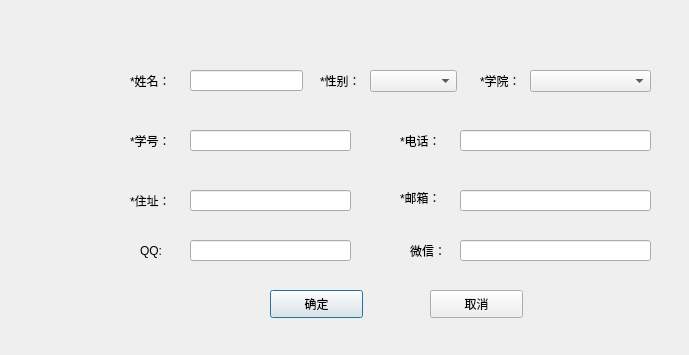
<?xml version="1.0" encoding="UTF-8"?>
<ui version="4.0">
 <class>modifyWindow</class>
 <widget class="QDialog" name="modifyWindow">
  <property name="geometry">
   <rect>
    <x>0</x>
    <y>0</y>
    <width>689</width>
    <height>355</height>
   </rect>
  </property>
  <property name="windowTitle">
   <string>Dialog</string>
  </property>
  <widget class="QWidget" name="widget" native="true">
   <property name="geometry">
    <rect>
     <x>110</x>
     <y>60</y>
     <width>551</width>
     <height>211</height>
    </rect>
   </property>
   <widget class="QLabel" name="stuName">
    <property name="geometry">
     <rect>
      <x>20</x>
      <y>10</y>
      <width>51</width>
      <height>21</height>
     </rect>
    </property>
    <property name="text">
     <string>*姓名：</string>
    </property>
   </widget>
   <widget class="QLineEdit" name="nameEdit">
    <property name="geometry">
     <rect>
      <x>80</x>
      <y>10</y>
      <width>113</width>
      <height>21</height>
     </rect>
    </property>
   </widget>
   <widget class="QLabel" name="label">
    <property name="geometry">
     <rect>
      <x>210</x>
      <y>10</y>
      <width>51</width>
      <height>21</height>
     </rect>
    </property>
    <property name="text">
     <string>*性别：</string>
    </property>
   </widget>
   <widget class="QComboBox" name="sexComboBox">
    <property name="geometry">
     <rect>
      <x>260</x>
      <y>10</y>
      <width>87</width>
      <height>22</height>
     </rect>
    </property>
   </widget>
   <widget class="QLabel" name="label_2">
    <property name="geometry">
     <rect>
      <x>370</x>
      <y>10</y>
      <width>51</width>
      <height>21</height>
     </rect>
    </property>
    <property name="text">
     <string>*学院：</string>
    </property>
   </widget>
   <widget class="QComboBox" name="acaComboBox">
    <property name="geometry">
     <rect>
      <x>420</x>
      <y>10</y>
      <width>121</width>
      <height>22</height>
     </rect>
    </property>
   </widget>
   <widget class="QLabel" name="stuNum">
    <property name="geometry">
     <rect>
      <x>20</x>
      <y>70</y>
      <width>51</width>
      <height>21</height>
     </rect>
    </property>
    <property name="text">
     <string>*学号：</string>
    </property>
   </widget>
   <widget class="QLineEdit" name="numEdit">
    <property name="geometry">
     <rect>
      <x>80</x>
      <y>70</y>
      <width>161</width>
      <height>21</height>
     </rect>
    </property>
   </widget>
   <widget class="QLabel" name="label_3">
    <property name="geometry">
     <rect>
      <x>290</x>
      <y>70</y>
      <width>51</width>
      <height>21</height>
     </rect>
    </property>
    <property name="text">
     <string>*电话：</string>
    </property>
   </widget>
   <widget class="QLineEdit" name="teleEdit">
    <property name="geometry">
     <rect>
      <x>350</x>
      <y>70</y>
      <width>191</width>
      <height>21</height>
     </rect>
    </property>
   </widget>
   <widget class="QLabel" name="label_5">
    <property name="geometry">
     <rect>
      <x>30</x>
      <y>180</y>
      <width>31</width>
      <height>21</height>
     </rect>
    </property>
    <property name="text">
     <string>QQ:</string>
    </property>
   </widget>
   <widget class="QLineEdit" name="QQEdit">
    <property name="geometry">
     <rect>
      <x>80</x>
      <y>180</y>
      <width>161</width>
      <height>21</height>
     </rect>
    </property>
   </widget>
   <widget class="QLabel" name="label_6">
    <property name="geometry">
     <rect>
      <x>300</x>
      <y>180</y>
      <width>41</width>
      <height>21</height>
     </rect>
    </property>
    <property name="text">
     <string>微信：</string>
    </property>
   </widget>
   <widget class="QLineEdit" name="VXEdit">
    <property name="geometry">
     <rect>
      <x>350</x>
      <y>180</y>
      <width>191</width>
      <height>21</height>
     </rect>
    </property>
   </widget>
   <widget class="QLabel" name="label_7">
    <property name="geometry">
     <rect>
      <x>20</x>
      <y>130</y>
      <width>51</width>
      <height>21</height>
     </rect>
    </property>
    <property name="text">
     <string>*住址：</string>
    </property>
   </widget>
   <widget class="QLineEdit" name="addEdit">
    <property name="geometry">
     <rect>
      <x>80</x>
      <y>130</y>
      <width>161</width>
      <height>21</height>
     </rect>
    </property>
   </widget>
   <widget class="QLabel" name="label_8">
    <property name="geometry">
     <rect>
      <x>290</x>
      <y>130</y>
      <width>51</width>
      <height>16</height>
     </rect>
    </property>
    <property name="text">
     <string>*邮箱：</string>
    </property>
   </widget>
   <widget class="QLineEdit" name="emailEdit">
    <property name="geometry">
     <rect>
      <x>350</x>
      <y>130</y>
      <width>191</width>
      <height>21</height>
     </rect>
    </property>
   </widget>
  </widget>
  <widget class="QPushButton" name="OKbtn">
   <property name="geometry">
    <rect>
     <x>270</x>
     <y>290</y>
     <width>93</width>
     <height>28</height>
    </rect>
   </property>
   <property name="text">
    <string>确定</string>
   </property>
  </widget>
  <widget class="QPushButton" name="cancelBtn">
   <property name="geometry">
    <rect>
     <x>430</x>
     <y>290</y>
     <width>93</width>
     <height>28</height>
    </rect>
   </property>
   <property name="text">
    <string>取消</string>
   </property>
  </widget>
  <widget class="QLabel" name="label_4">
   <property name="geometry">
    <rect>
     <x>0</x>
     <y>0</y>
     <width>691</width>
     <height>361</height>
    </rect>
   </property>
   <property name="text">
    <string/>
   </property>
   <property name="pixmap">
    <pixmap resource="photo.qrc">:/new/prefix1/MailList_photos/1.webp</pixmap>
   </property>
   <property name="scaledContents">
    <bool>true</bool>
   </property>
  </widget>
  <zorder>label_4</zorder>
  <zorder>widget</zorder>
  <zorder>OKbtn</zorder>
  <zorder>cancelBtn</zorder>
 </widget>
 <resources>
  <include location="photo.qrc"/>
 </resources>
 <connections/>
</ui>
